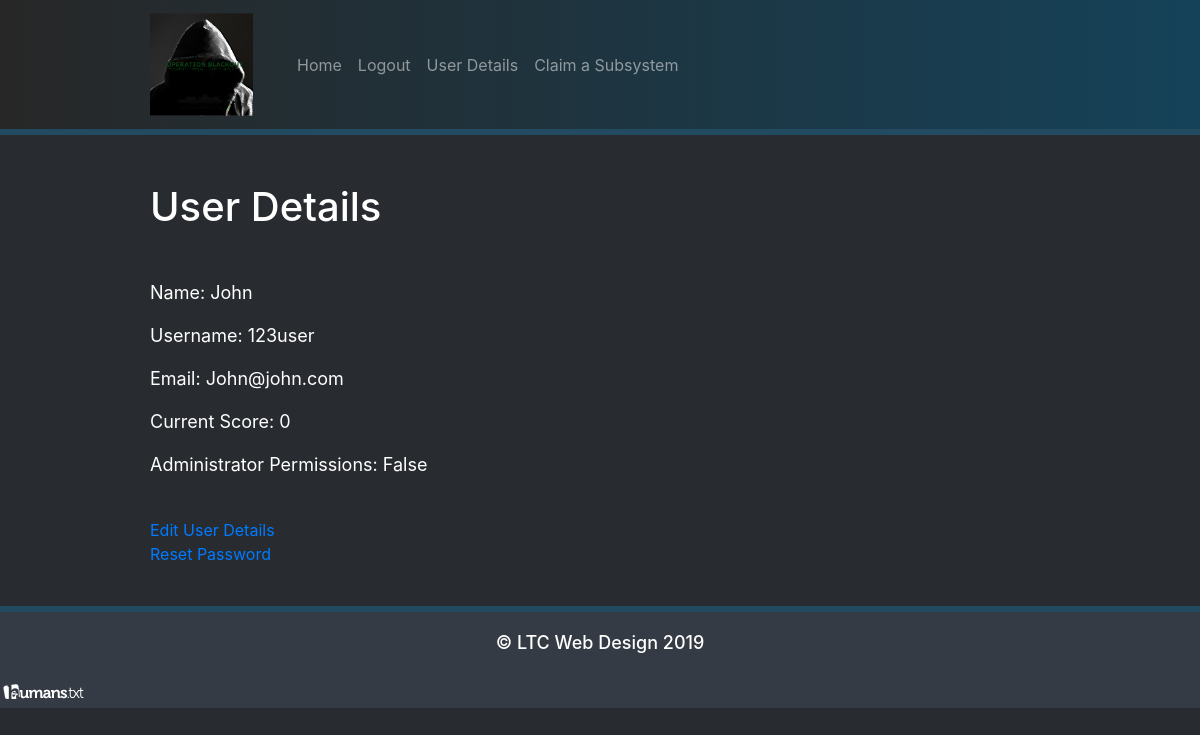
Before: /user (signed in) with the older database file.
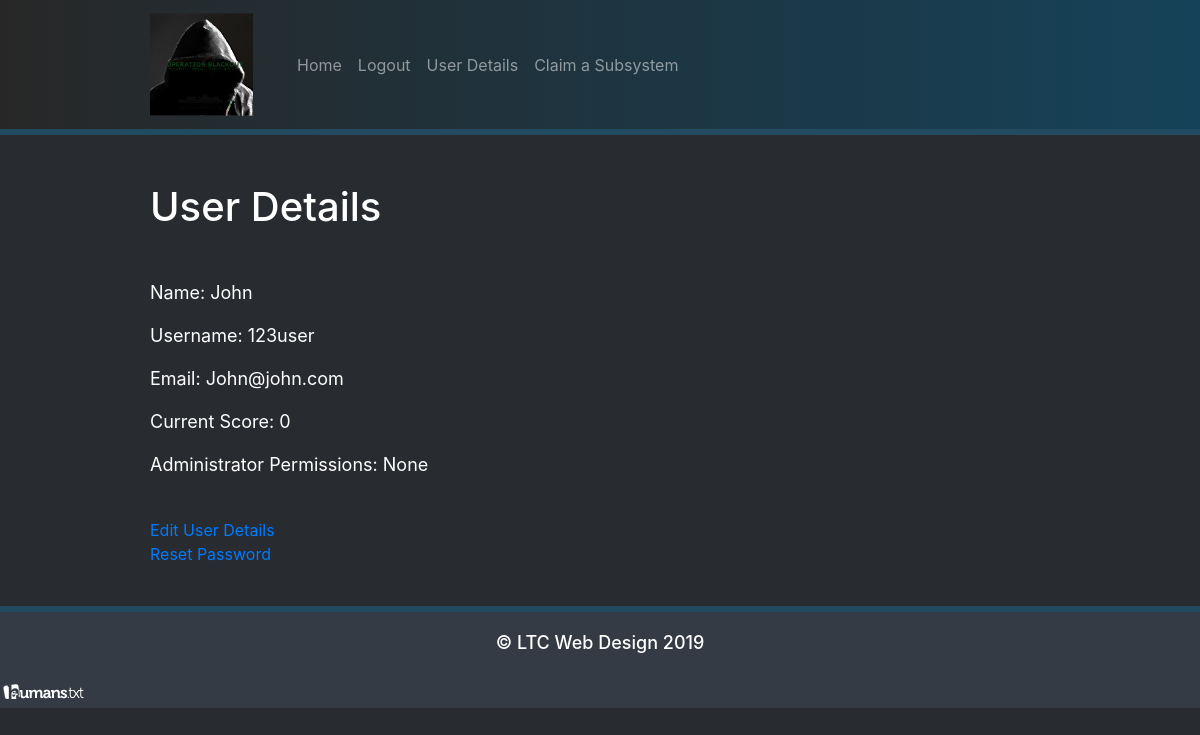
After: the same page with the newer database file.
### models.py (models this page shows, shortened)
class User(UserMixin, db.Model):
    id = db.Column(db.Integer, primary_key=True)
    name = db.Column(db.String(64), index=True, unique=True)
    username = db.Column(db.String(64), index=True, unique=True)
    email = db.Column(db.String(120), index=True, unique=True)
    password_hash = db.Column(db.String(128))
    is_administrator = db.Column(db.Boolean)
    current_score = db.Column(db.Integer)
    active_player = db.Column(db.Boolean)
    def is_admin(self):
        if self.is_administrator == bool('true'):
            print("{} is an Administrator".format(self.username))
            return True
        else:
            print("{} is a Regular User".format(self.username))
            return False

### app.py (the view)
@app.route('/user', )
@login_required
def user_details():
    return render_template("user.html", title="User Details", user=current_user)

### models.py (called while the page is built)
@login.user_loader
def load_user(id):
    return User.query.get(int(id))

### templates/user.html
{% extends 'base.html' %}
{% block header %}
    <h1>{% block title %} {{ title }}   {% endblock %}</h1>
{% endblock %}
{% block content %}
    <p>Name: {{ user.name }}</p>
    <p>Username: {{ user.username }}</p>
    <p>Email: {{ user.email }}</p>
    <p>Current Score: {{ user.current_score }}</p>
    <p>Administrator Permissions: {{ user.is_administrator }}</p>
    <br>
    <a href=\edit_user\{{user.id}}>Edit User Details</a> <br>
    <a href=\reset_password\{{ user.id }}>Reset Password</a>
{% endblock %}

### templates/base.html (shortened to what this page needs)
<!DOCTYPE html>
<html lang="en">
<head>
    <link rel="stylesheet" href="/static/css/bootstrap.min.css">
</head>
<body style="background-color: #282b30">
<nav class="navbar navbar-expand-lg navbar-dark"
     style="background-image: linear-gradient(to right, #272727, #154259); padding-left: 150px"><a class="navbar-brand"
                                                                                                   href="/"><img
        src="/static/Blackout%20logo.PNG" width="103" height="103" alt="Blackout Logo"></a>
    <div class="collapse navbar-collapse" id="navbarSupportedContent">
        <ul class="navbar-nav mr-auto">
            <li class="nav-item" style="padding-left: 20px"><a class="nav-link" href="/">Home <span class="sr-only">(current)</span></a>
            </li>
            {% if user.is_anonymous %}
                <li class="nav-item"><a class="nav-link" href="/login">Login</a></li>
                <li class="nav-item"><a class="nav-link" href="/register">Registration</a></li>
            {% else %}
                <li class="nav-item"><a class="nav-link" href="/logout">Logout</a></li>
                <li class="nav-item"><a class="nav-link" href="/user">User Details</a></li>
                <li class="nav-item"><a class="nav-link" href="/claimsubsystem">Claim a Subsystem</a></li>
            {% endif %}
        </ul>
    </div>
</nav>
<h1 style="border-top: #224a61 6px solid"></h1>
<section class="content" style="padding-left: 150px; padding-bottom: 40px">
    <header>
        {% block header %}{% endblock %}
    </header>
    {% block content %}{% endblock %}
</section>
<footer style="padding-top: 20px; background-color: #353b44; border-top: 6px solid #224a61;">
    <h2 style="padding-bottom: 15px; text-align: center; font-size: 18px; color: white"> © LTC Web Design 2019 </h2>
    <a href="/humans.txt"><img src="/static/humans.png" alt="HumansTXT Logo"></a>
</footer>
</body>
</html>

### templates/base.html (style rules this page uses)
h1 { padding-bottom: 40px; color: white; }
p { font-size: 18px; color: white; }

Changed rows visible on the page:
changed User "John": is_administrator "False" → "None"
